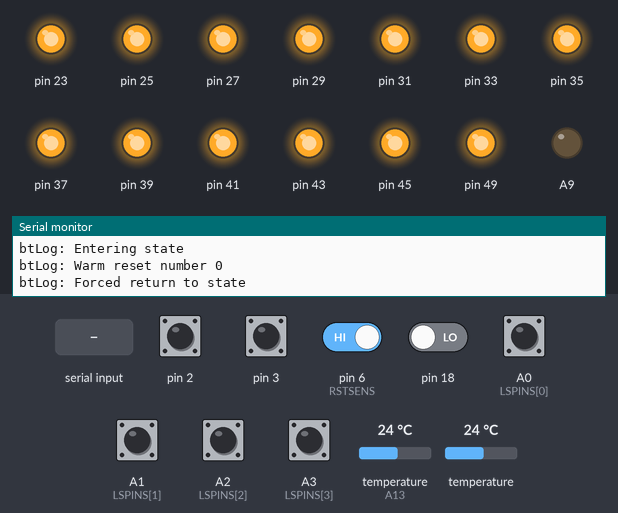
The sketch below on a simulated Arduino Mega 2560, built with avr-gcc and run on an emulated ATmega2560. Parts: output pins drawn as LEDs (lit = HIGH), the last lines printed to the serial monitor. The test bench sets the inputs (shaded band); at power-on: A0 (LSPINS[0]), A1 (LSPINS[1]), A2 (LSPINS[2]), A3 (LSPINS[3]), pin 2, pin 3, pin 6 (RSTSENS) HIGH, pin 18 LOW, temperature (sensor on A13) 24 °C, temperature 24 °C. EEPROM starts erased; pins used as bus, display or sensor lines are not drawn.

Above: at 1.2 s.
1.3 s: "N\n" received over the second serial link
At 2.5 s:
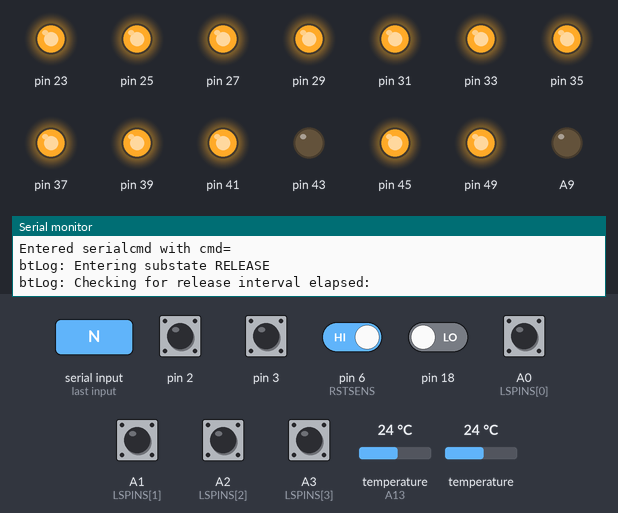
4.3 s: "B\n" received over the second serial link
At 5.5 s:
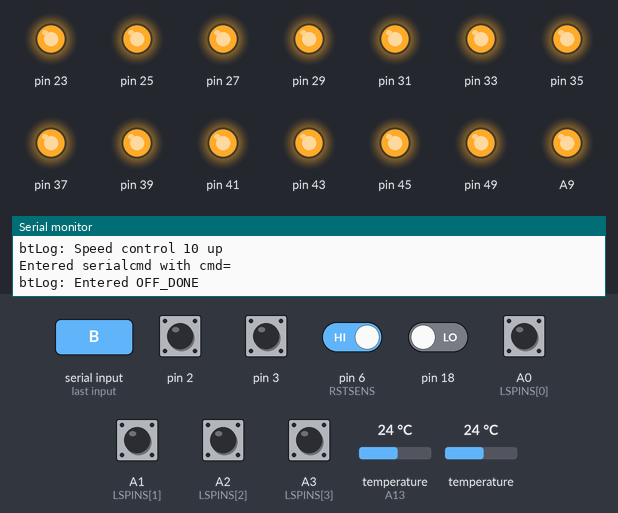
5.8 s: "Y\n" received over the second serial link
At 7.0 s:
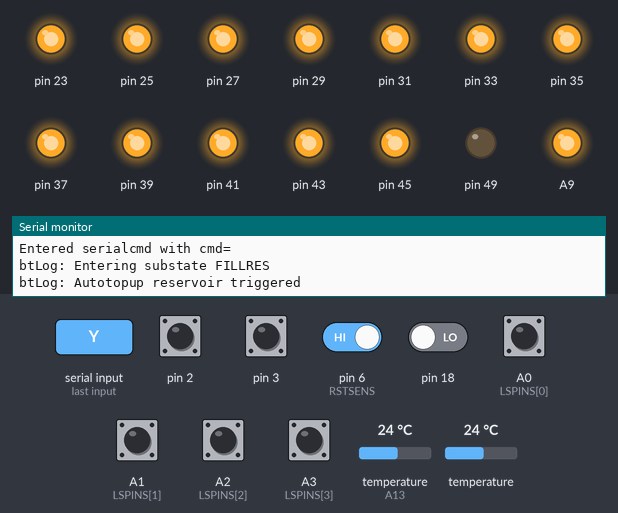
7.3 s: A2 (LSPINS[2]) pulled LOW for 0.15 s
At 8.3 s:
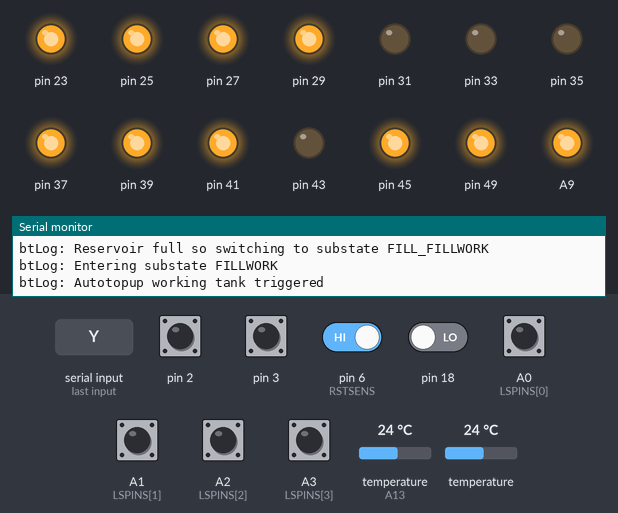
13.9 s: A0 (LSPINS[0]) pulled LOW for 0.15 s
At 19.7 s:
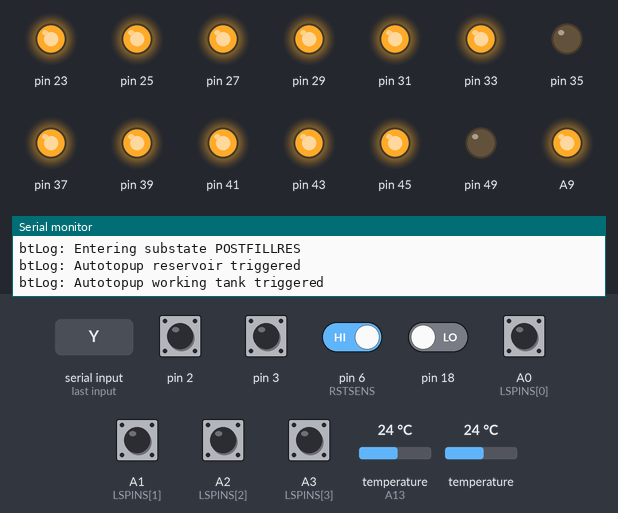
20.5 s: A2 (LSPINS[2]) pulled LOW for 1 s
At 20.8 s:
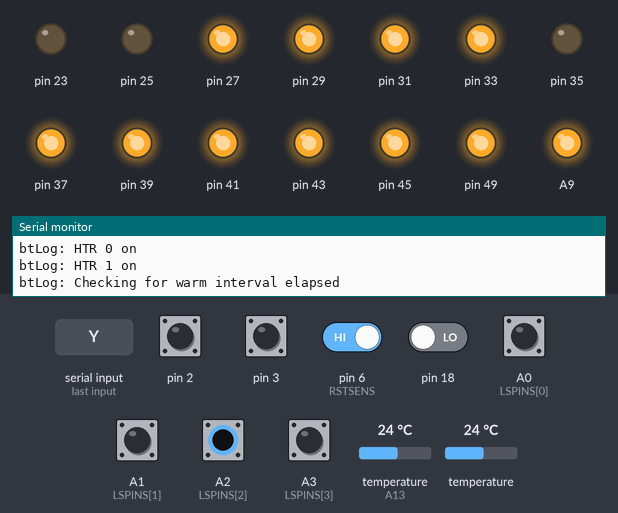
Timing chart, 0 to 62.0 s (numbered marks = the images above; inputs shaded):
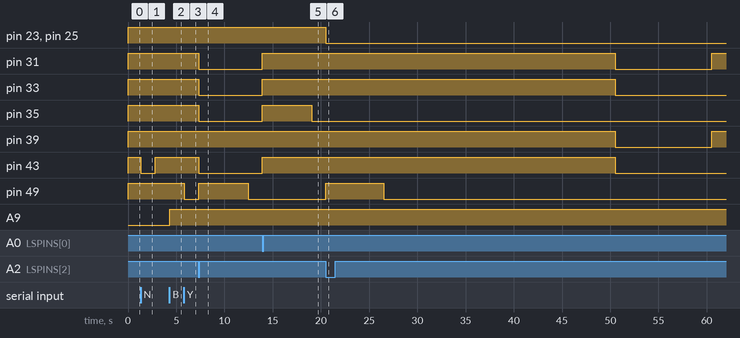

The sketch:

monsoon_mega3.2.ino
```cpp
//Fred Nicolls, August 2018


HardwareSerial &btSerial = Serial3;  // pins 14,15

#include "system.h"
#include "sensors.h"
#include "control.h"
#include "auto.h"
#include "gui.h"


// ----------------------------------------------------------------------
// ----------------------------------------------------------------------
// ----------------------------------------------------------------------
//
//      MAIN
//
// ----------------------------------------------------------------------
// ----------------------------------------------------------------------
// ----------------------------------------------------------------------


// ----------------------------------------------------------------------
//   Main setup and loop
// ----------------------------------------------------------------------

#include <avr/wdt.h>

void setup()
{
  wdt_disable();

  int serialm = 0;
  switch( serialm ) {
    case 0:
      btSerial.begin(115200);
      Serial.begin(115200);
      break;
    case 1:
      btSerial.begin(9600);
      Serial.begin(9600);
      break;
  }
  btLog("Main setup() called");

  // Hardware detect reset
  int rst = digitalRead(RSTSENS);
  btLog("Reset sense pin=" + String(rst));

  setup_pins();
  setup_tempsens();
  setup_flowsens();
  setup_heatertriac();
  setup_speedcontrol();

  interrupts();

  // Enable once and run to reset nonvolatiles
  if ( 0 ) {
    EEPROM.put(eepromaddr0, (byte)0);
    EEPROM.put(eepromaddr0 + 1, (byte)0);
    EEPROM.put(eepromaddr0 + 2, (unsigned long)0);
  }

  // Initial state
  auto_state = STATE_NONE;
  if ( rst == LOW ) {
    auto_switchstate(STATE_OFF);
    EEPROM.put(eepromaddr0 + 1, (byte)0);
  }
  else {  // warm reset detected
    byte bauto_state = EEPROM.read(eepromaddr0);
    auto_switchstate((auto_states)bauto_state);
    nwresets = EEPROM.read(eepromaddr0 + 1) + 1;
    EEPROM.put(eepromaddr0 + 1, nwresets); // count
    btLog("Warm reset number " + String(nwresets));
    btLog("Forced return to state " + String(auto_statestrs[(auto_states)bauto_state]));
  }

  triac_Pp = 80;  // include in saved state?  and control loop?

  wdt_enable(WDTO_2S);     // enable watchdog
}

void loop()
{
  wdt_reset();  // still alive
  report_connblink();  // indicate connection status

  // Update sensor readings
  loop_tempsens();  // update temperatures
  loop_flowsens();   // update flow sensor values

  // Process command input from bluetooth serial
  loop_btserialcmd();

  // Stuff to run for auto
  loop_auto();

  // Actuation
  loop_heaters();
  loop_speedcontrol();
  loop_pins();
  if( rpins_changed || htrs_changed ) rpins_lastreport = 0;  // force report

  // Timed report
  report_status();

  delay(10);
}
```

MemoryFree.cpp
```cpp
extern unsigned int __bss_end;
extern unsigned int __heap_start;
extern void *__brkval;


#include "MemoryFree.h"


int freeMemory() {
  int free_memory;

  if((int)__brkval == 0)
     free_memory = ((int)&free_memory) - ((int)&__bss_end);
  else
    free_memory = ((int)&free_memory) - ((int)__brkval);

  return free_memory;
}
```

MemoryFree.h
```cpp
#ifndef	MEMORY_FREE_H
#define MEMORY_FREE_H

#ifdef __cplusplus
extern "C" {
#endif

int freeMemory();

#ifdef  __cplusplus
}
#endif

#endif
```

auto.cpp
```cpp
#include "auto.h"
#include "system.h"
#include "sensors.h"
#include "control.h"
#include "gui.h"


// ----------------------------------------------------------------------
//   Main auto functionality
// ----------------------------------------------------------------------

char *auto_statestrs[] = {"NONE", "OFF", "FILL", "WARM", "WASH", "FLUSHE", "FLUSHR", "PAUSE", "SHUT", "CALIB", "WTF"};
auto_states auto_state;
auto_states auto_nextstate = STATE_OFF;
int auto_substate;
char *auto_substatestr;
char **auto_substatestrs;
unsigned long auto_statestime, auto_substatestime;
int auto_substatechange = 0;


// ----------------------------------------------------------------------
//   Auto topup circuits
// ----------------------------------------------------------------------

// Auto topup working tank
int auto_wtopupenable = 0;
unsigned long auto_wtopupenstime = 0;
unsigned long auto_wtopuplasthightime = 0, auto_wtopuplastlowtime = 0;

void loop_autowtopup(void)
{
  if( !auto_wtopupenable ) return;

  int wlevellow = digitalRead(LSPINS[0])==LSPINSlv[0];
  if( wlevellow ) auto_wtopuplastlowtime = millis();
  else auto_wtopuplasthightime = millis();

  if( !wlevellow && millis()-auto_wtopupenstime>1000 ) RPINS0_EN[6] = 0;
  if( wlevellow && millis()-auto_wtopuplasthightime>5000 ) {
    if( RPINS0_EN[6]==0 ) btLog("Autotopup working tank triggered");
    RPINS0_EN[6] = 1;  auto_wtopupenstime = millis();  // trigger topup
  }
}

// Auto topup reservoir
int auto_rtopupenable = 0;
unsigned long auto_rtopupenstime = 0;
unsigned long auto_rtopuplasthightime = 0, auto_rtopuplastlowtime = 0;

void loop_autortopup(void)
{
  if( !auto_rtopupenable ) return;

  int rlevellow = digitalRead(LSPINS[2])==LSPINSlv[2];
  if( rlevellow ) auto_rtopuplastlowtime = millis();
  else auto_rtopuplasthightime = millis();

  if( !rlevellow && millis()-auto_rtopupenstime>1000 ) RPINS1_EN[5] = 0;
  if( rlevellow && millis()-auto_rtopuplasthightime>5000 ) {
    if( RPINS1_EN[5]==0 ) btLog("Autotopup reservoir triggered");
    RPINS1_EN[5] = 1;  auto_rtopupenstime = millis();  // trigger topup
  }
}


// ----------------------------------------------------------------------
//   Auto heater circuits
// ----------------------------------------------------------------------

float temp_setpoint = 45.0;
float temp_reqsetpoint = temp_setpoint;

// Auto heater working tank
int auto_wheaterenable = 0;
//int auto_wheatermethod = 0;
void loop_autowheater(void)
{
  if( !auto_wheaterenable ) return;
  triac_Pp = 85;  // fix for now

  // Bang-bang control loop for working tank
  if( temp0<temp_setpoint ) {
    RPINS0_EN[0] = RPINS0_EN[1] = 1;
  } else {
    RPINS0_EN[0] = RPINS0_EN[1] = 0;
  }
}

// Auto heater reservoir
int auto_rheaterenable = 0;
//int auto_rheatermethod = 0;
void loop_autorheater(void)
{
  if( !auto_rheaterenable ) return;

  // Bang-bang control loop for reservoir
  if( temp1<temp_setpoint ) {
    //if( RPINS0_EN[0]==0 | RPINS0_EN[1]==0 ) RPINS0_EN[2] = 1;  // limit power
  } else {
    //RPINS0_EN[2] = 0;
  }
}


// ----------------------------------------------------------------------
//   Auto states
// ----------------------------------------------------------------------

// Auto off
enum autooff_states {
  OFF_NONE = 0,
  OFF_RELEASE,
  OFF_DONE
};
const char *autooff_statestrs[] = {"NONE", "RELEASE", "DONE", "WTF"};
void loop_autooff(void)
{
  if( auto_state!=STATE_OFF ) return;
  auto_substatestrs = autooff_statestrs;

  // Handle substates
  switch( auto_substate ) {
    case OFF_NONE:
      auto_rtopupenable = auto_wtopupenable = auto_rheaterenable = auto_wheaterenable = 0;
      setup_pins();
      auto_switchsubstate(OFF_RELEASE);
      break;

    case OFF_RELEASE:
      RPINS1_EN[2] = 1;
      btLog("Checking for release interval elapsed:");
      if( millis()-auto_substatestime>=1500 ) {
        auto_switchsubstate(OFF_DONE);
      }
      break;

    case OFF_DONE:
      RPINS1_EN[2] = 0;
      btLog("Entered OFF_DONE");
      break;
  }

  return;
}

// Auto fill
enum autofill_states {
  FILL_NONE = 0,
  FILL_EMPTY,   // run system dry until no scavenge flow
  FILL_FILLRES,  // fill reservior
  FILL_FILLWORK,  // fill working tank and reservoir
  FILL_POSTFILLRES,  // fill reservior final
  FILL_FLUSHFROMRES,  // run from reservoir to drain
  FILL_FILLFROMRES  // fill working tank from reservoir
};
const char *autofill_statestrs[] = {"NONE", "EMPTY", "FILLRES", "FILLWORK", "POSTFILLRES", "FLUSHFROMRES", "FILLFROMRES", "WTF"};
void loop_autofill(void)
{
  if( auto_state!=STATE_FILL ) return;
  auto_substatestrs = autofill_statestrs;

  // Handle substates
  switch( auto_substate ) {
    case FILL_NONE:
      auto_rtopupenable = auto_wtopupenable = auto_rheaterenable = auto_wheaterenable = 0;
      auto_switchsubstate(FILL_FILLRES);
      break;

    case FILL_FILLRES:
      auto_rtopupenable = 1;

      //btLog("Checking for reservior full");
      if( digitalRead(LSPINS[2])!=LSPINSlv[2] ) {
        btLog("Reservoir full so switching to substate FILL_FILLWORK");
        auto_switchsubstate(FILL_FILLWORK);
      }
      break;

    case FILL_FILLWORK:  // fill working tank while running
      auto_wtopupenable = 1;
      RPINS0_EN[4] = 1;  RPINS0_EN[5] = 1;  RPINS1_EN[2] = 1;

      if( digitalRead(LSPINS[0])!=LSPINSlv[0] ) auto_switchsubstate(FILL_POSTFILLRES);
      break;

    case FILL_POSTFILLRES:
      if( digitalRead(LSPINS[2])!=LSPINSlv[2] ) {
        btLog("Reservoir full so switching to STATE_WARM");
        auto_rtopupenable = 0;
        auto_switchstate(STATE_WARM);
      }
      break;
  }

  return;
}

// Auto warm
enum autowarm_states {
  WARM_NONE = 0,
  WARM_WAIT,   // wait with heaters on
  WARM_CYCLE,  // cycle water with heaters on
  WARM_DRAIN,  // drain water with heaters on
};
const char *autowarm_statestrs[] = {"NONE", "WAIT", "CYCLE", "DRAIN", "WTF"};
long int autowarm_cycleinterval = 30000;
long int autowarm_cycleperiod = 10000;
long int autowarm_drainperiod = 5000;
void loop_autowarm(void)
{
  if( auto_state!=STATE_WARM ) return;
  auto_substatestrs = autowarm_statestrs;

  temp_setpoint = temp_reqsetpoint + 4;  // warm to above setpoint

  // Handle substates
  switch( auto_substate ) {
    case WARM_NONE:
      auto_rtopupenable = auto_wtopupenable = auto_rheaterenable = auto_wheaterenable = 1;
      auto_switchsubstate(WARM_WAIT);
      break;

    case WARM_WAIT:
      btLog("Checking for warm interval elapsed");
      if( millis()-auto_substatestime>=autowarm_cycleinterval ) auto_switchsubstate(WARM_CYCLE);
      break;

    case WARM_CYCLE:
      RPINS1_EN[0] = RPINS1_EN[2] = RPINS0_EN[4] = RPINS0_EN[5] = 1;  // V1, V3, P1, P2

      btLog("Checking for warm cycle complete");
      if( millis()-auto_substatestime>=autowarm_cycleperiod ) auto_switchsubstate(WARM_DRAIN);
      break;

    case WARM_DRAIN:
      RPINS1_EN[2] = RPINS0_EN[5] = 1;  // V3, P2

      btLog("Checking for warm drain cycle complete");
      if( millis()-auto_substatestime>=autowarm_drainperiod ) auto_switchsubstate(WARM_WAIT);
      break;
  }

  return;
}

// Auto wash
enum autowash_states {
  WASH_NONE = 0,
  WASH_CYCLE
};
const char *autowash_statestrs[] = {"NONE", "CYCLE", "WTF"};
void loop_autowash(void)
{
  if( auto_state!=STATE_WASH ) return;
  auto_substatestrs = autowash_statestrs;

  // Handle substates
  temp_setpoint = temp_reqsetpoint;
  switch( auto_substate ) {
    case WASH_NONE:
      auto_rtopupenable = 0;  auto_wtopupenable = 1;  auto_rheaterenable = auto_wheaterenable = 1;
      auto_switchsubstate(WASH_CYCLE);
      break;

    case WASH_CYCLE:
      RPINS1_EN[0] = RPINS1_EN[2] = RPINS0_EN[4] = RPINS0_EN[5] = 1;  //  V1, V3, P1, P2

      // Foot advance
      if( millis()-auto_statestime>=6000 ) {
        if( flow_lasts1==0 && millis()-flow_lastch1>3000 ) {
          btLog("No flow so advancing to STATE_FLUSHE");
          auto_switchstate(STATE_FLUSHE);
        }
      }
      break;
  }

  return;
}


// Auto flushempty
enum autoflushempty_states {
  FLUSHEMPTY_NONE = 0,
  FLUSHEMPTY_SIGNAL,
  FLUSHEMPTY_CYCLE,
  FLUSHEMPTY_DELAY,
  FLUSHEMPTY_DONE
};
const char *autoflushempty_statestrs[] = {"NONE", "SIGNAL", "CYCLE", "DELAY", "WTF"};
void loop_autoflushempty(void)
{
  if( auto_state!=STATE_FLUSHE ) return;
  auto_substatestrs = autoflushempty_statestrs;

  // Handle substates
  switch( auto_substate ) {
    case FLUSHEMPTY_NONE:
      auto_rtopupenable = auto_wtopupenable = 0;  auto_rheaterenable = auto_wheaterenable = 1;
      //RPINS1_EN[0] = RPINS1_EN[2] = 0;
      RPINS1_EN[3] = RPINS0_EN[4] = RPINS0_EN[5] = 1;  //  V4, P1, P2
      auto_switchsubstate(FLUSHEMPTY_SIGNAL);
      break;

    case FLUSHEMPTY_SIGNAL:
      RPINS0_EN[4] = 0;  RPINS1_EN[3] = RPINS0_EN[5] = 1;  // P1, P2

      // Transition to main state
      if( millis()-auto_substatestime>=1000 ) {
        auto_switchsubstate(FLUSHEMPTY_CYCLE);
      }

      break;

    case FLUSHEMPTY_CYCLE:
      //RPINS1_EN[0] = RPINS1_EN[2] = 0;
      RPINS1_EN[3] = RPINS0_EN[4] = RPINS0_EN[5] = 1;  // V4, P1, P2
      if( digitalRead(LSPINS[1])==LSPINSlv[1] ) auto_switchsubstate(FLUSHEMPTY_DELAY);

      // Foot advance
      if( millis()-auto_statestime>=4000 ) {
        if( flow_lasts1==0 && millis()-flow_lastch1>3000 ) {
          btLog("No flow so advancing to STATE_PAUSE");
          auto_switchstate(STATE_PAUSE);
        }
      }
      break;

    case FLUSHEMPTY_DELAY:
      RPINS1_EN[3] = RPINS0_EN[4] = RPINS0_EN[5] = 1;  // V4, P1, P2
      if( millis()-auto_substatestime>=5000 ) {
        auto_switchstate(STATE_FLUSHR);
      }
      break;

  }

  return;
}


// Auto flushrefill
enum autoflushrefill_states {
  FLUSHREFILL_NONE = 0,
  FLUSHREFILL_CYCLE,
  FLUSHREFILL_DONE
};
const char *autoflushrefill_statestrs[] = {"NONE", "CYCLE", "WTF"};
void loop_autoflushrefill(void)
{
  if( auto_state!=STATE_FLUSHR ) return;
  auto_substatestrs = autoflushrefill_statestrs;

  // Handle substates
  switch( auto_substate ) {
    case FLUSHREFILL_NONE:
      auto_rtopupenable = auto_wtopupenable = 0;  auto_rheaterenable = auto_wheaterenable = 1;
      auto_switchsubstate(FLUSHREFILL_CYCLE);
      break;

    case FLUSHREFILL_CYCLE:
      RPINS1_EN[2] = RPINS0_EN[4] = RPINS0_EN[5] = 1;  RPINS1_EN[3] = 0;
      auto_wtopupenable = 1;
      if( digitalRead(LSPINS[0])!=LSPINSlv[0] ) auto_switchstate(STATE_WASH);
      break;
  }

  return;
}


// Auto pause
enum autopause_states {
  PAUSE_NONE = 0,
  PAUSE_DELAY,
  PAUSE_DRAIN,
  PAUSE_HOLD
};
const char *autopause_statestrs[] = {"NONE", "DELAY", "DRAIN", "HOLD", "WTF"};
void loop_autopause(void)
{
  if( auto_state!=STATE_PAUSE ) return;
  auto_substatestrs = autopause_statestrs;

  // Automatic transitions between substates
  switch( auto_substate ) {
    case PAUSE_NONE:
      auto_rtopupenable = auto_wtopupenable = auto_wheaterenable = auto_rheaterenable = 0;
      auto_switchsubstate(PAUSE_DELAY);
      break;

    case PAUSE_DELAY:
      if( millis()-auto_substatestime>8000 ) {
        btLog("Pause delay timer elapsed");
        auto_switchsubstate(PAUSE_DRAIN);
      }
      break;

    case PAUSE_DRAIN:
      RPINS1_EN[2] = RPINS0_EN[5] = 1;  // V3, P2

      if( millis()-auto_substatestime>12000 ) {
        btLog("Pause drain timer elapsed");
        auto_switchsubstate(PAUSE_HOLD);
      }
      break;
  }

  return;
}

// Auto shut
enum autoshut_states {
  SHUT_NONE = 0,
  SHUT_DRAIN,   // empty working tank to drain
  SHUT_RINSE,  // rinse working tank
};
const char *autoshut_statestrs[] = {"NONE", "DRAIN", "RINSE", "WTF"};
int autoshut_rcycleinterval = 12000, autoshut_rcycleperiod = 5000;
void loop_autoshut(void)
{
  if( auto_state!=STATE_SHUT ) return;
  auto_substatestrs = autoshut_statestrs;

  // Automatic transitions between substates
  switch( auto_substate ) {
    case SHUT_NONE:
      auto_rtopupenable = auto_wtopupenable = auto_wheaterenable = auto_rheaterenable = 0;
      auto_switchsubstate(SHUT_DRAIN);
      break;

    case SHUT_DRAIN:
      RPINS1_EN[0] = RPINS1_EN[3] = RPINS0_EN[4] = RPINS0_EN[5] = 1;  // V1, V4, P1, P2

      btLog("Checking for rinse interval elapsed");
      if( millis()-auto_substatestime>=autoshut_rcycleinterval ) {
        if( flow_lasts0==0 && millis()-flow_lastch0>3000 && flow_lasts1==0 && millis()-flow_lastch1>3000 ) {
          btLog("No flow so leaving SHUT");
          auto_switchstate(STATE_OFF);
        }
        else auto_switchsubstate(SHUT_RINSE);
      }
      break;

    case SHUT_RINSE:
      RPINS1_EN[0] = RPINS1_EN[2] = RPINS0_EN[4] = RPINS0_EN[5] = 1;  // V1, V3, P1, P2

      btLog("Checking for rinse cycle complete");
      if( millis()-auto_substatestime>=autoshut_rcycleperiod ) auto_switchsubstate(SHUT_DRAIN);
      break;
  }

  return;
}


// ----------------------------------------------------------------------
//   Main auto loop
// ----------------------------------------------------------------------

void loop_auto(void)
{
  // States
  loop_autooff();
  loop_autofill();
  loop_autowarm();
  loop_autowash();
  loop_autoflushempty();
  loop_autoflushrefill();
  loop_autopause();
  loop_autoshut();
//  loop_calib();

  // Circuits
  loop_autowtopup();
  loop_autortopup();
  loop_autowheater();
  loop_autorheater();
}


// ----------------------------------------------------------------------
//   State transition methods
// ----------------------------------------------------------------------

#include <EEPROM.h>  // persistence
const int eepromaddr0 = 0;  // base offset
void auto_switchsubstate(int substate)
{
  auto_substate = substate;
  auto_substatestr = auto_substatestrs[auto_substate];  // handler must set auto_substatestrs

  btLog("Entering substate " + String(auto_substatestr));
  auto_substatestime = millis();
  rpinsen_reset();

  // Call auto with substatechange flag
  auto_substatechange = 1;
  loop_auto();
  auto_substatechange = 0;
}

void auto_switchstate(int state)
{
  // Update total wash time when leaving wash
  if ( auto_state==STATE_WASH && state!=STATE_WASH ) {
    unsigned long auto_totalwashtime;
    EEPROM.get(eepromaddr0 + 2, auto_totalwashtime);
    auto_totalwashtime += millis() - auto_statestime;
    EEPROM.put(eepromaddr0 + 2, auto_totalwashtime);
  }

  // New state persistent store
  auto_state = state;
  auto_statestime = millis();
  btLog("Entering state " + String(auto_statestrs[auto_state]));
  byte bauto_state = (byte)auto_state;
  EEPROM.put(eepromaddr0, bauto_state);
  auto_substate = 0;

  switch( auto_state ) {
    case STATE_OFF:  auto_nextstate = STATE_FILL;  break;
    case STATE_FILL:  auto_nextstate = STATE_WARM;  break;
    case STATE_WARM:  auto_nextstate = STATE_WASH;  break;
    case STATE_WASH:  auto_nextstate = STATE_PAUSE;  break;
    case STATE_PAUSE:  auto_nextstate = STATE_SHUT;  break;
    case STATE_SHUT:  auto_nextstate = STATE_OFF;  break;
    case STATE_CALIB:  auto_nextstate = STATE_OFF;  break;
  }
}
```

control.h
```cpp
void setup_speedcontrol(void);
void loop_speedcontrol(void);

extern float triac_Pp;
void setup_heatertriac(void);

extern int htrs_disable;
extern int htrs_changed;
void loop_heaters(void);
```

Source omitted: auto.h (1120 bytes), calib.cpp (8218 bytes), control.cpp (4686 bytes), gui.cpp (10680 bytes), gui.h (278 bytes), sensors.cpp (3929 bytes), sensors.h (767 bytes), system.cpp (1785 bytes), system.h (1228 bytes)

Measured:
- after the input at 1.3 s, pin 43: HIGH → LOW at once, → HIGH 1.5 s later
- after the input at 4.3 s, A9: LOW → HIGH at once
- after the input at 5.8 s, pin 49: HIGH → LOW at once
- after the input at 7.3 s, pin 31, pin 33, pin 35, pin 43: HIGH → LOW at once; pin 49: LOW → HIGH at once, → LOW 5.1 s later
- after the input at 13.9 s, pin 31, pin 33, pin 43: LOW → HIGH at once; pin 35: LOW → HIGH at once, → LOW 5.1 s later
- after the input at 20.5 s, pin 23, pin 25: HIGH → LOW at once; pin 31, pin 39: HIGH → LOW after 30.0 s, → HIGH 10.0 s later; pin 33, pin 43: HIGH → LOW after 30.0 s; pin 49: LOW → HIGH at once, → LOW 6.0 s later
